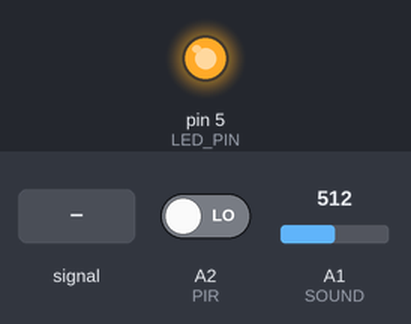
Recording of a sketch running on a simulated Arduino Uno, built with avr-gcc and run on an emulated ATmega328P. Shown: output pins drawn as LEDs (lit = HIGH). The inputs (shaded band) are chosen by the test bench; at power-on: A1 (SOUND) = 512, A2 (PIR) LOW.

Above: at 3.9 s.
4.0 s: A1 (SOUND) set to 490
At 6.4 s:
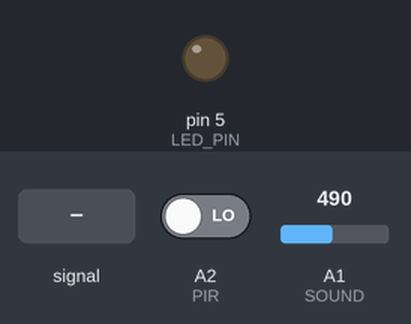
8.0 s: A1 (SOUND) fed a 200 Hz sine of ±81 counts around its level
At 10.8 s:
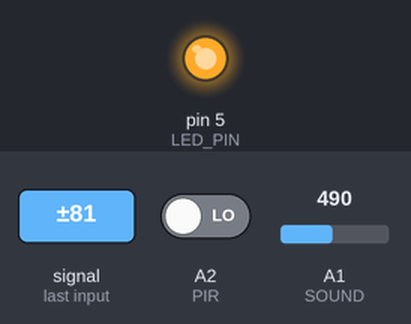
14.6 s: A1 (SOUND) set to 306
At 16.6 s:
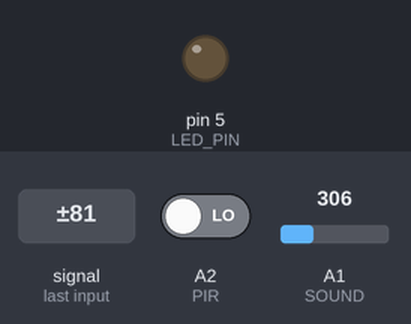
18.6 s: A2 (PIR) driven HIGH
At 19.8 s:
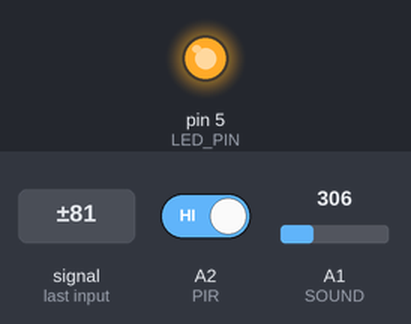
26.3 s: A2 (PIR) driven LOW
At 29.2 s:
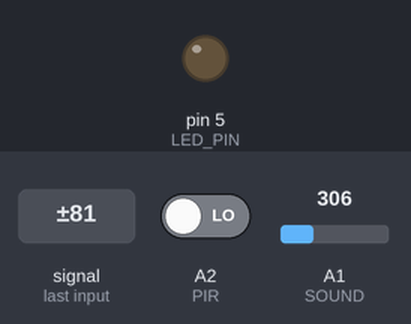
Timing chart, 0 to 30.7 s (numbered marks = the images above; inputs shaded):
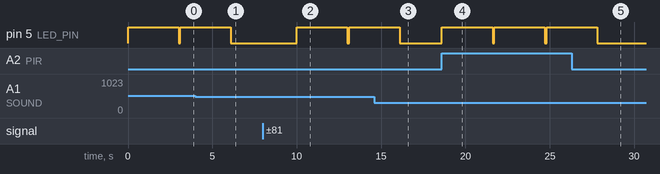

The sketch:

3_PIR.ino
```cpp
#define PIR     A2      // PIR sensor
#define SOUND   A1      // Sound sensor
#define LED_PIN 5       // LED pin

void setup() {
  pinMode(PIR, INPUT);
  pinMode(SOUND, INPUT);
  pinMode(LED_PIN, OUTPUT);
}

void loop() {
  // Read PIR state
  int PIRState = digitalRead(PIR);

  // Read sound sensor value
  int soundValue = analogRead(SOUND);

// LED logic: if PIR detected OR sound > 500, LED on for 3 seconds; otherwise off
if (PIRState == HIGH || soundValue > 500) {
    digitalWrite(LED_PIN, HIGH);   // Turn on LED
    delay(3000);                   // Keep LED on for 3 seconds
    digitalWrite(LED_PIN, LOW);    // Turn off LED
} else {
    digitalWrite(LED_PIN, LOW);    // No trigger: LED off
}

  delay(100);  // Slight delay to reduce serial spam
}
```

Measured:
- after the input at 4.0 s, pin 5 (LED_PIN): goes on until 6.1 s, then stays LOW
- after the input at 8.0 s, pin 5 (LED_PIN): LOW → HIGH after 2.0 s, → LOW 3.0 s later, → HIGH 0.10 s later
- after the input at 14.6 s, pin 5 (LED_PIN): goes on until 16.1 s, then stays LOW
- after the input at 18.6 s, pin 5 (LED_PIN): alternates HIGH for 3.0 s and LOW for 0.10 s, starting at once
- after the input at 26.3 s, pin 5 (LED_PIN): goes on until 27.8 s, then stays LOW
